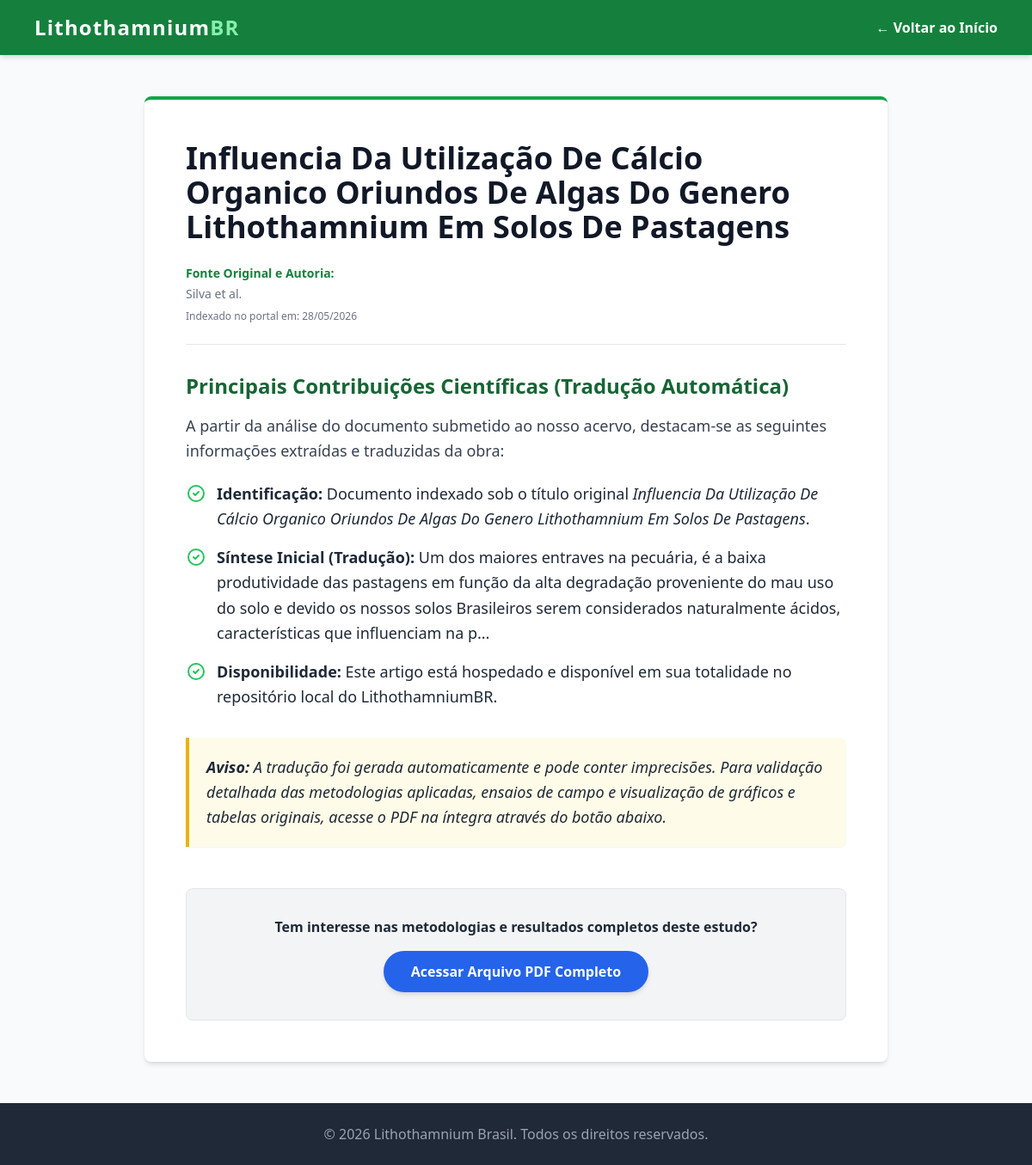
Page /artigo/7 on the committed database.
### tables this page shows
CREATE TABLE pesquisas (
            id INTEGER PRIMARY KEY AUTOINCREMENT,
            titulo TEXT,
            autores TEXT,
            resumo TEXT,
            conteudo TEXT,
            link_original TEXT UNIQUE,
            data_coleta TEXT,
            imagem TEXT
        );

### app.py (the view)
@app.route('/artigo/<int:id>')
def artigo(id):
    conn = conectar_banco()
    cursor = conn.cursor()
    cursor.execute('SELECT * FROM pesquisas WHERE id = ?', (id,))
    pesquisa = cursor.fetchone()
    conn.close()
    if pesquisa is None:
        return "Artigo não encontrado", 404
    return render_template('artigo.html', pesquisa=pesquisa)

### app.py (called while the page is built)
def conectar_banco():
    diretorio_atual = os.path.dirname(os.path.abspath(__file__))
    caminho_banco = os.path.join(diretorio_atual, 'pesquisas.db')
    caminho_uri = Path(caminho_banco).as_uri()
    conn = sqlite3.connect(f"{caminho_uri}?mode=ro", uri=True)
    conn.row_factory = sqlite3.Row
    return conn

### templates/artigo.html (shortened to what this page needs)
<!DOCTYPE html>
<html lang="pt-BR">
<head>
    <script src="https://cdn.tailwindcss.com"></script>
</head>
<body class="bg-gray-50 text-gray-800 font-sans min-h-screen flex flex-col">
    <nav class="bg-green-700 text-white shadow-md">
        <div class="max-w-6xl mx-auto px-4 py-4 flex justify-between items-center">
            <a href="/" class="text-2xl font-bold tracking-wider hover:text-green-300 transition">Lithothamnium<span class="text-green-300">BR</span></a>
            <a href="/" class="font-semibold hover:text-green-300 transition">&larr; Voltar ao Início</a>
        </div>
    </nav>
    <main class="flex-grow w-full max-w-4xl mx-auto px-4 py-12">
        <article class="bg-white p-8 md:p-12 rounded-lg shadow-md border-t-4 border-green-600">
            <h1 class="text-3xl md:text-4xl font-extrabold text-gray-900 mb-6 leading-tight">{{ pesquisa.titulo }}</h1>
            <div class="text-sm text-gray-500 mb-8 border-b border-gray-200 pb-6">
                <p class="font-semibold mb-1 text-green-700">Fonte Original e Autoria:</p>
                <p>{{ pesquisa.autores }}</p>
                <p class="mt-2 text-xs">Indexado no portal em: {{ pesquisa.data_coleta }}</p>
            </div>
            <div class="prose max-w-none text-gray-700 text-lg leading-relaxed mb-10">
                {{ pesquisa.conteudo | safe }}
            </div>
            <div class="bg-gray-100 p-8 rounded-lg text-center border border-gray-200 mt-12">
                <p class="text-gray-800 mb-4 font-semibold">Tem interesse nas metodologias e resultados completos deste estudo?</p>
                <a href="{{ pesquisa.link_original }}" target="_blank" rel="noopener noreferrer" class="inline-block bg-blue-600 hover:bg-blue-700 text-white font-bold py-3 px-8 rounded-full transition shadow-md">
                    Acessar Arquivo PDF Completo
                </a>
            </div>
        </article>
    </main>
    <footer class="bg-gray-800 text-gray-400 py-6 text-center mt-auto">
        <p>&copy; 2026 Lithothamnium Brasil. Todos os direitos reservados.</p>
    </footer>
</body>
</html>

### rows in the picture
pesquisas: titulo "Influencia Da Utilização De Cálcio Organico Oriundos De Algas Do Genero Lithothamnium Em Solos De Pastagens", autores "Silva et al.", data_coleta "28/05/2026", conteudo "Principais Contribuições Científicas (Tradução Automática) A partir da análise do documento submetido ao nosso acervo, destacam-se as seguintes informações extraídas e traduzidas da obra: Identificação: Documento indexado sob o título original Influencia Da Utilização De Cálcio Organico Oriundos De Algas Do Genero Lithothamnium Em Solos De Pastagens . Síntese Inicial (Tradução): Um dos maiores entraves na pecuária, é a baixa produtividade das pastagens em função da alta degradação proveniente do mau uso do solo e devido os nossos solos Brasileiros serem considerados naturalmente ácidos, características que influenciam na p... Disponibilidade: Este artigo está hospedado e disponível em sua…"
